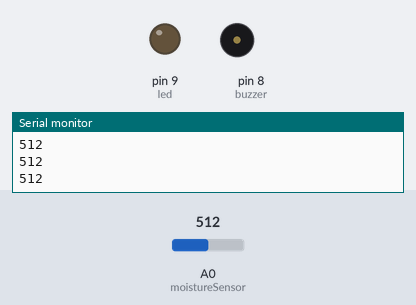
A sketch run on a simulated Arduino Uno, built with avr-gcc and run on an emulated ATmega328P. On the bench: output pins drawn as LEDs (lit = HIGH), buzzer (waves = sounding, pin HIGH), the last lines printed to the serial monitor. The inputs (shaded band) are chosen by the test bench; at power-on: A0 (moistureSensor) = 512.

Above: at 1.2 s.
1.3 s: A0 (moistureSensor) set to 686
2.8 s: A0 (moistureSensor) set to 714
At 3.8 s:
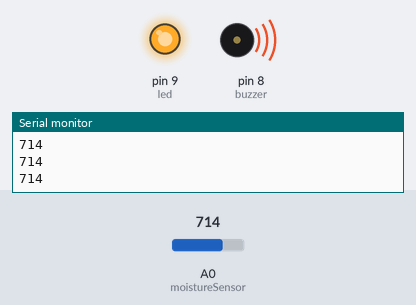
4.3 s: A0 (moistureSensor) set to 690
At 5.2 s:
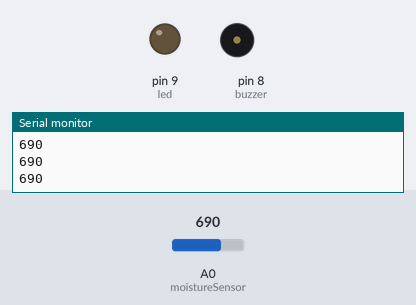
5.8 s: A0 (moistureSensor) set to 710
At 6.4 s:
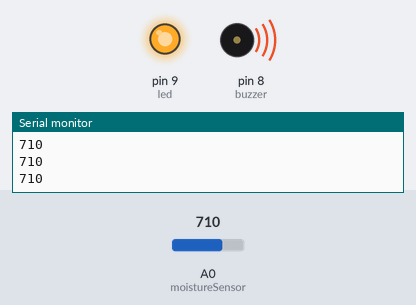
Timing chart, 0 to 8.3 s (numbered marks = the images above; inputs shaded):
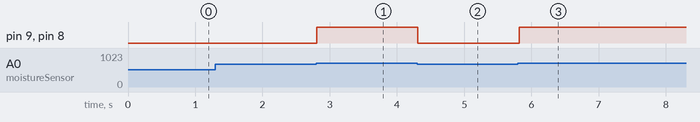

The sketch:

soil_moisture_alert.ino
```cpp
int moistureSensor = A0;

int buzzer = 8;
int led = 9;

void setup() {

  pinMode(buzzer, OUTPUT);
  pinMode(led, OUTPUT);

  Serial.begin(9600);

}

void loop() {

  int moistureValue = analogRead(moistureSensor);

  Serial.println(moistureValue);

  if (moistureValue > 700) {

    digitalWrite(buzzer, HIGH);
    digitalWrite(led, HIGH);

  } else {

    digitalWrite(buzzer, LOW);
    digitalWrite(led, LOW);

  }

  delay(100);

}
```

Measured:
- the behaviour switches between 700 and 701 on A0 (moistureSensor) (found by bisection; images 0 and 1)
- after the input at 2.8 s, pin 9 (led), pin 8 (buzzer): LOW → HIGH at once
- after the input at 4.3 s, pin 9 (led), pin 8 (buzzer): HIGH → LOW at once
- after the input at 5.8 s, pin 9 (led), pin 8 (buzzer): LOW → HIGH at once
